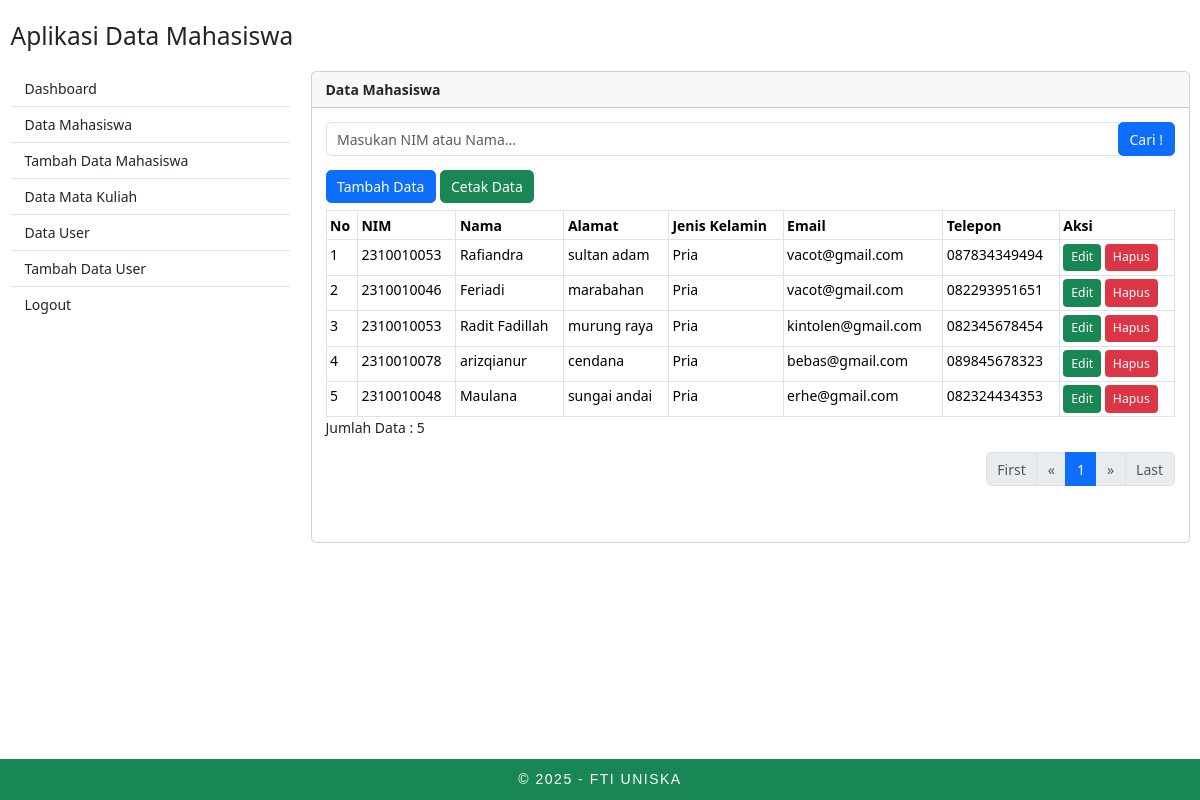
Page /admin/index.php?page=mahasiswa-show (signed in) on the committed database.
### tables this page shows
CREATE TABLE `mahasiswa` (
  `id` int(11) NOT NULL,
  `nim` varchar(10) NOT NULL,
  `nama` varchar(100) NOT NULL,
  `alamat` varchar(200) NOT NULL,
  `jenis_kelamin` enum('Pria','Wanita') NOT NULL,
  `email` varchar(100) NOT NULL,
  `telepon` varchar(15) NOT NULL
);

### mahasiswa/mahasiswa_show.php (the view, shortened to what this page needs)
<div class="card">
    <div class="card-header">
        <strong>Data Mahasiswa</strong>
    </div>
    <div class="card-body">
        <form action="?page=mahasiswa-show" method="POST">
            <div class=" input-group mb-3">
                <input type="text" class="form-control" placeholder="Masukan NIM atau Nama..." name="keyword">
                <div class="input-group-append">
                    <button class="btn btn-primary" type="submit" value="Cari" id="button-search" name="search">Cari !</button>
                </div>
            </div>
        </form>
        <a href="?page=mahasiswa-add" class="btn btn-primary mb-2">Tambah Data</a>
        <a href="../mahasiswa/mahasiswa_print.php" target="_blank" class="btn btn-success mb-2">Cetak Data</a>
        <div class="table-responsive">
            <table class="table table-sm table-bordered table-hover m-0">
                <?php
                $limit = 5;
                $page = isset($_GET["halaman"]) ? (int) $_GET["halaman"] : 1;
                $mulai = ($page > 1) ? ($page * $limit) - $limit : 0;
                $query = mysqli_query($con, "SELECT * FROM mahasiswa LIMIT $mulai, $limit") or die(mysqli_error($con));
                ?>
                <thead>
                    <tr>
                        <th>No</th>
                        <th>NIM</th>
                        <th>Nama</th>
                        <th>Alamat</th>
                        <th>Jenis Kelamin</th>
                        <th>Email</th>
                        <th>Telepon</th>
                        <th>Aksi</th>
                    </tr>
                </thead>
                <tbody>
                    <?php
                    $no = $mulai + 1;
                    while ($data = mysqli_fetch_array($query)) {
                    ?>
                        <tr>
                            <td><?php echo $no ?></td>
                            <td><?php echo $data['nim']; ?></td>
                            <td><?php echo $data['nama']; ?></td>
                            <td><?php echo $data['alamat']; ?></td>
                            <td><?php echo $data['jenis_kelamin']; ?></td>
                            <td><?php echo $data['email']; ?></td>
                            <td><?php echo $data['telepon']; ?></td>
                            <td>
                                <a class="btn btn-sm btn-success" href="?page=mahasiswa-edit&id=<?php echo $data['id']; ?>">Edit</a>
                                <a class="btn btn-sm btn-danger" href="../mahasiswa/mahasiswa_delete.php?id=<?php echo $data['id']; ?>"
                                    onclick="return confirm('Anda yakin mau menghapus item ini ?')">Hapus</a>
                            </td>
                        </tr>
                    <?php
                        $no++;
                    }
                    ?>
                </tbody>
            </table>
        </div>
        <?php
        $result = mysqli_query($con, "SELECT * FROM mahasiswa");
        $total_records = mysqli_num_rows($result);
        ?>
        <p>Jumlah Data : <?php echo $total_records; ?></p>
        <nav class="mb-5">
            <ul class="pagination justify-content-end">
                <?php
                $jumlah_page = ceil($total_records / $limit);
                $jumlah_number = 1;
                $start_number = ($page > $jumlah_number) ? $page - $jumlah_number : 1;
                $end_number = ($page < ($jumlah_page - $jumlah_number)) ? $page + $jumlah_number : $jumlah_page;
                if ($page == 1) {
                    echo '<li class="page-item disabled"><a class="page-link" href="#">First</a></li>';
                    echo '<li class="page-item disabled"><a class="page-link" href="#"><span aria-hidden="true">&laquo;</span></a></li>';
                }
                for ($i = $start_number; $i <= $end_number; $i++) {
                    $link_active = ($page == $i) ? ' active' : '';
                    echo '<li class="page-item ' . $link_active . '"><a class="page-link" href="?page=mahasiswa-show&halaman=' . $i . '">' . $i .
                        '</a></li>';
                }
                if ($page == $jumlah_page) {
                    echo '<li class="page-item disabled"><a class="page-link" href="#"><span aria-hidden="true">&raquo;</span></a></li>';
                    echo '<li class="page-item disabled"><a class="page-link" href="#">Last</a></li>';
                }
                ?>
            </ul>
        </nav>
    </div>
</div>

### admin/index.php (shortened to what this page needs)
<!doctype html>
<html lang="en">
<head>
    <link rel="stylesheet" href="https://cdn.jsdelivr.net/npm/bootstrap@5.3.3/dist/css/bootstrap.min.css">
</head>
<body>
    <div class="container-fluid">
        <h3 class="mt-4 mb-4">Aplikasi Data Mahasiswa</h3>
        <div class="row">
            <div class="col-md-3 col-12 mb-4">
                <?php include 'nav.php'; ?>
            </div>
            <div class="col-md-9 col-12">
                <?php include '../connection.php'; ?>
                <?php
                switch ($_GET['page']) {
                    case "mahasiswa-show";
                        include "../mahasiswa/mahasiswa_show.php";
                        break;
                }
                ?>
            </div>
        </div>
    </div>
    <footer>
        <div class="container ">
            <span>&copy; <?php echo date('Y'); ?> - FTI UNISKA</span>
        </div>
    </footer>
</body>
</html>

### admin/nav.php
<ul class="list-group list-group-flush">
    <li class="list-group-item list-group-item-action"><a class="nav-link" href="?page=dashboard">Dashboard</a></li>
    <li class="list-group-item list-group-item-action"><a class="nav-link" href="?page=mahasiswa-show">Data Mahasiswa</a></li>
    <li class="list-group-item list-group-item-action"><a class="nav-link" href="?page=mahasiswa-add">Tambah Data Mahasiswa</a></li>
    <li class="list-group-item list-group-item-action"><a class="nav-link" href="?page=matakuliah-show">Data Mata Kuliah</a></li>
    <?php
    if ($_SESSION['username'] == 'admin') {
        echo '
    <li class="list-group-item list-group-item-action"><a class="nav-link" href="?page=user-show">Data User</a></li>
    <li class="list-group-item list-group-item-action"><a class="nav-link" href="?page=user-add">Tambah Data User</a></li>
    ';
    }
    ?>
    <li class="list-group-item list-group-item-action"><a class="nav-link" href="logout.php">Logout</a></li>
</ul>

### admin/index.php (style rules this page uses)
body { margin-bottom: 6em; }
* { font-size: 14px; }
footer { position: fixed; bottom: 0; width: 100%; background: #198754; padding: 10px 0; color: #fff; font-family: Arial, Helvetica, sans-serif; letter-spacing: 1.5px; text-align: center; }

### rows in the picture
mahasiswa: nim "2310010053", nama "Rafiandra", alamat "sultan adam", jenis_kelamin "Pria", email "vacot@gmail.com", telepon "087834349494"
mahasiswa: nim "2310010046", nama "Feriadi", alamat "marabahan", jenis_kelamin "Pria", email "vacot@gmail.com", telepon "082293951651"
mahasiswa: nim "2310010053", nama "Radit Fadillah", alamat "murung raya", jenis_kelamin "Pria", email "kintolen@gmail.com", telepon "082345678454"
mahasiswa: nim "2310010078", nama "arizqianur", alamat "cendana", jenis_kelamin "Pria", email "bebas@gmail.com", telepon "089845678323"
mahasiswa: nim "2310010048", nama "Maulana", alamat "sungai andai", jenis_kelamin "Pria", email "erhe@gmail.com", telepon "082324434353"

### other values in the picture
$total_records "5"
